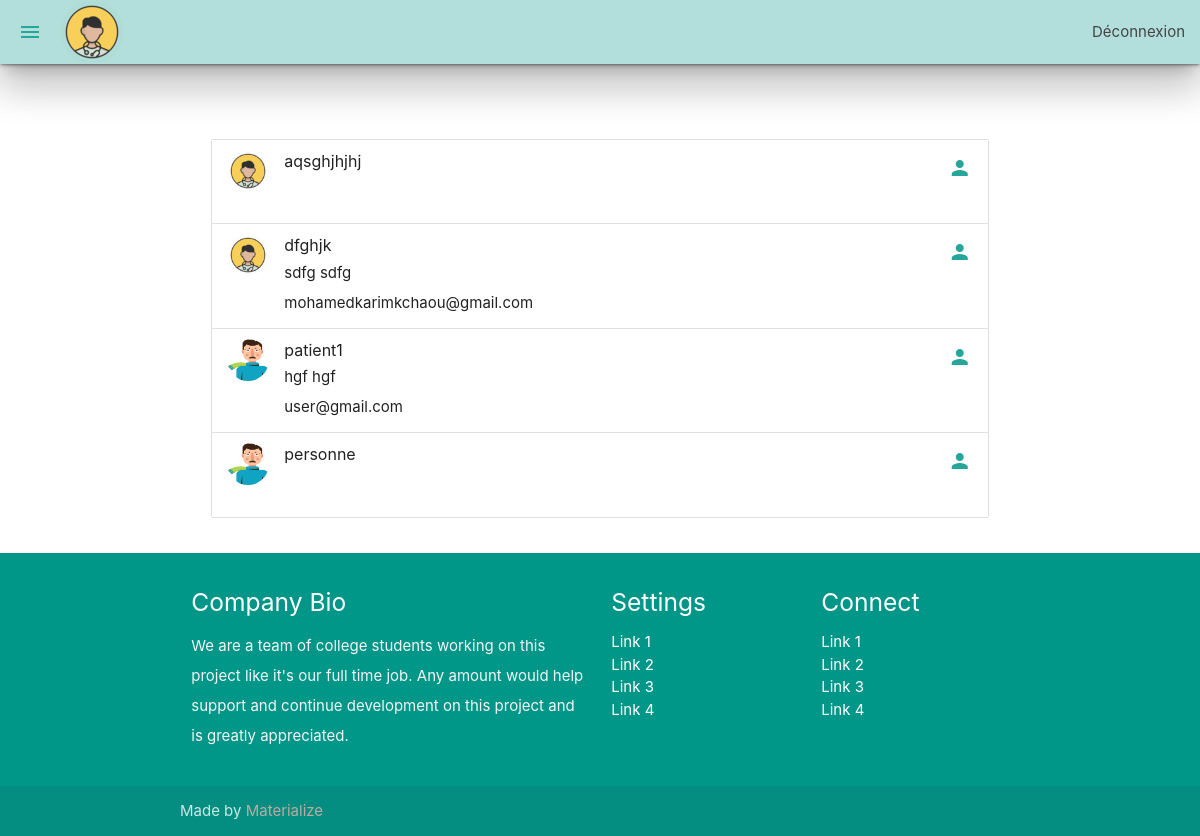
The app's page /mes_patients (signed in), older data.
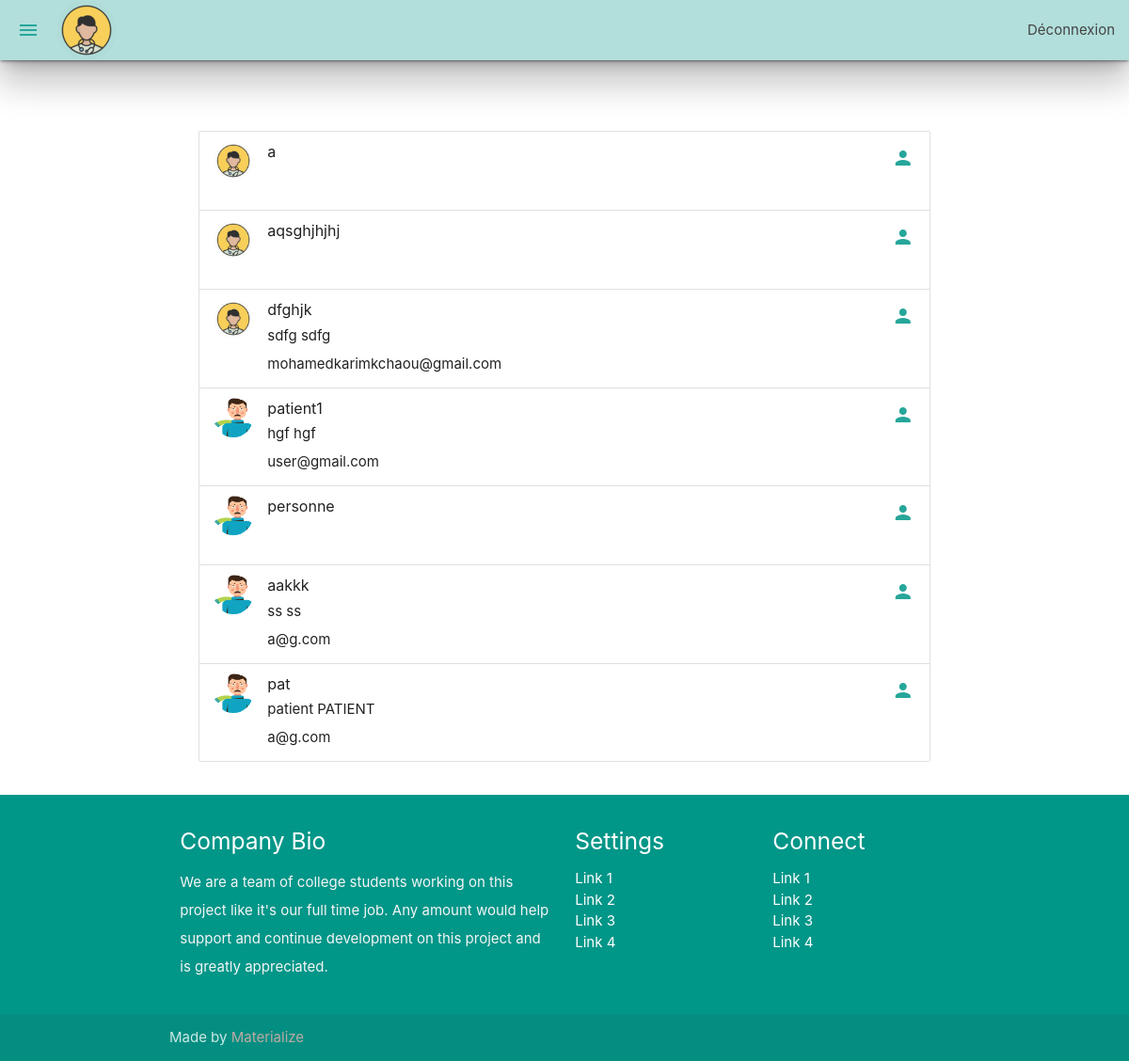
The same page, newer data.
### main/models.py (models this page shows, shortened)
class Patient(models.Model):
    objects = models.Manager()  # Ignore IDE warning
    user = models.OneToOneField(User, on_delete=CASCADE)
    photo = models.ImageField(upload_to='images/patients', default='images/patient.png')
    CHOIXGENRE = (('HOMME', 'HOMME'), ('FEMME', 'FEMME'))
    CHOIXREGION = [('Tunis', 'Tunis'), ('Ariana', 'Ariana'), ('Mannouba', 'Mannouba'),
                   ('Ben Arous', 'Ben Arous'), ('Bizerte', 'Bizerte'), ('Nabeul', 'Nabeul'),
                   ('Zaghouan', 'Zaghouan'), ('Beja', 'Beja'), ('Jendouba', 'Jendouba'),
                   ('Le Kef', 'Le Kef'), ('Siliana', 'Siliana'), ('Kairouan', 'Kairouan'),
                   ('Sousse', 'Sousse'), ('Mahdia', 'Mahdia'), ('Monastir', 'Monastir'),
                   ('Kasserine', 'Kasserine'), ('Sfax', 'Sfax'), ('Gabes', 'Gabes'),
                   ('Kebili', 'Kebili'), ('Gafsa', 'Gafsa'), ('Sidi Bouzid', 'Sidi Bouzid'),
                   ('Tozeur', 'Tozeur'), ('Medenine', 'Medenine'), ('Tataouin', 'Tataouin')]
    genre = models.CharField(max_length=10, choices=CHOIXGENRE, default='HOMME', )
    date_de_naissance = models.DateField(null=True, blank=True)
    region = models.CharField(max_length=20, choices=CHOIXREGION, default="Tunis")

### main/views.py (the view)
# urls.py: path("mes_patients", views.liste_des_patients, name="liste_des_patients"),
def liste_des_patients(request):
    return render(request=request,
                  template_name="main/listes_des_patients.html",
                  context={"patients": request.user.medecin.patients.all(),
                           "medecin": request.user.medecin})

### main/templates/main/listes_des_patients.html (shortened to what this page needs)
<!DOCTYPE html>
{% load static %}
<html lang="en">
<head>
	{% include "main/includes/css.html" %}
</head>
<body>
{% include "main/includes/navbar_medecin.html" %}
<br><br><br>
<div class="row">
	<div class="col s8 offset-s2">
		<ul class="collection">
			{% for patient in patients %}
			<li class="collection-item avatar">
				<a href="affichage_patient/{{ forloop.counter0 }}">
				<img alt="" class="circle" src="{{ patient.photo.url }}">
				</a>
				<span class="title">{{ patient.user.username }}</span>
				<p>{{ patient.user.first_name }} {{ patient.user.last_name }}<br>
					{{ patient.user.email }}
				</p>
				<a class="secondary-content" href="#!"><i class="material-icons">person</i></a>
			</li>
			{% endfor %}
		</ul>
	</div>
</div>
{% include "main/includes/footer.html" %}
</body>
</html>

Row changes from the older to the newer data that the page shows:
now on this page (row unchanged): Patient: photo (picture), user.username "a"
added Patient: photo (picture), user.username "aakkk", user.first_name "ss", user.last_name "ss", user.email "a@g.com"
added Patient: photo (picture), user.username "pat", user.first_name "patient", user.last_name "PATIENT", user.email "a@g.com"
